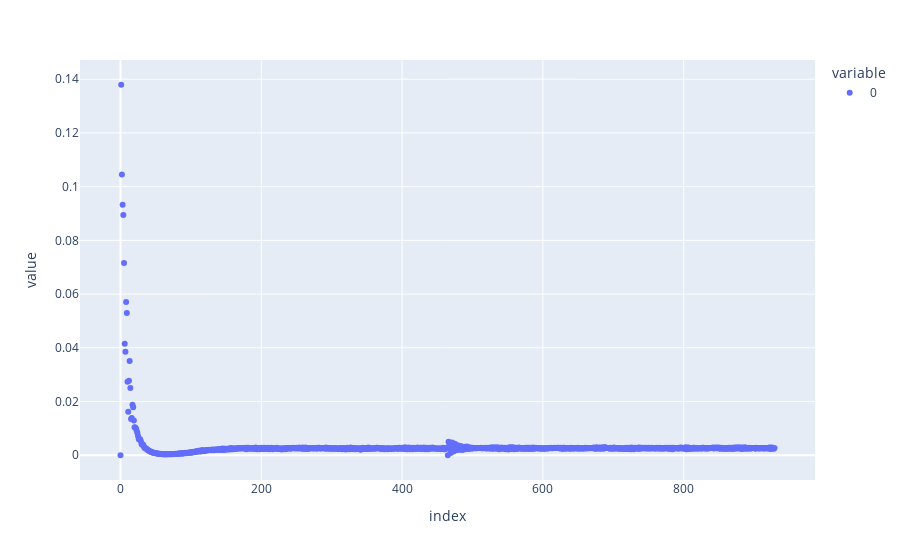

The code cell stored with this chart in its notebook:
### Code cell
px.scatter(losses[:,1])

### Figure 1 — Plotly figure (JSON) as saved in the notebook; plotly's stock layout.template omitted (floating-point values rounded to 4 significant figures; data arrays with more than 128 entries replaced by an {"elided": "..."} marker saying what was removed)
{"data": [{"hovertemplate": "variable=0<br>index=%{x}<br>value=%{y}<extra></extra>", "legendgroup": "0", "marker": {"color": "#636efa", "symbol": "circle"}, "mode": "markers", "name": "0", "orientation": "v", "showlegend": true, "type": "scatter", "x": {"elided": "930 int values"}, "xaxis": "x", "y": {"elided": "930 float values"}, "yaxis": "y"}], "layout": {"legend": {"title": {"text": "variable"}, "tracegroupgap": 0}, "margin": {"t": 60}, "xaxis": {"anchor": "y", "domain": [0, 1], "title": {"text": "index"}}, "yaxis": {"anchor": "x", "domain": [0, 1], "title": {"text": "value"}}}}
